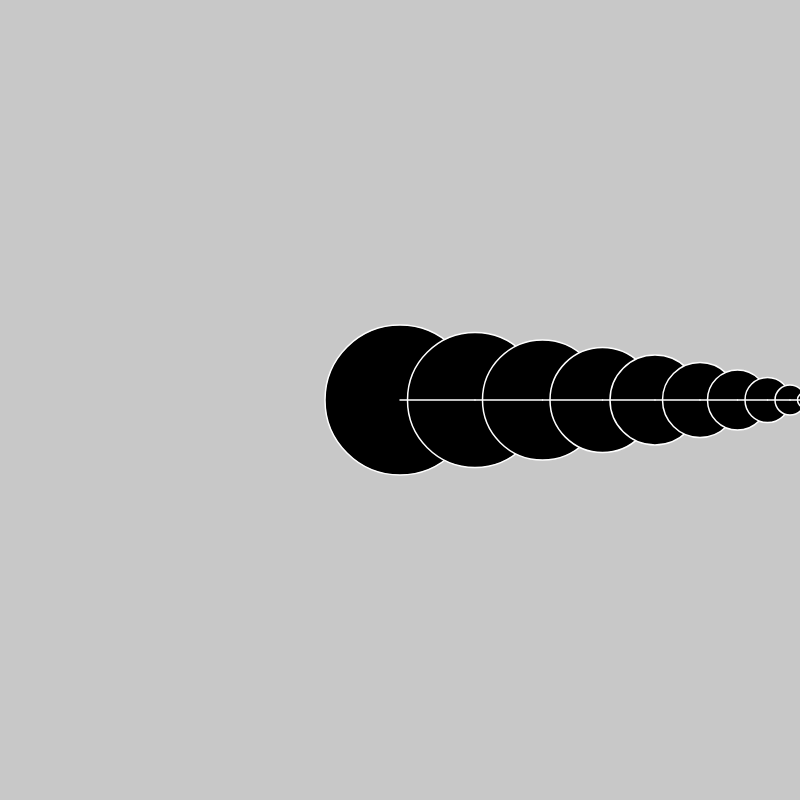
Frame 1 (no input)
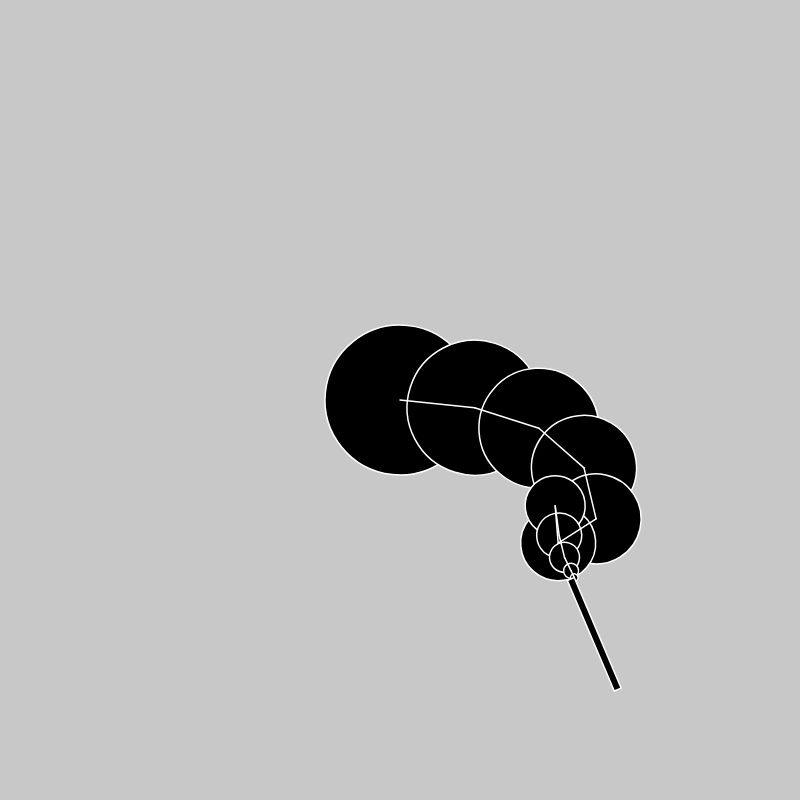
Frame 60 (no input)
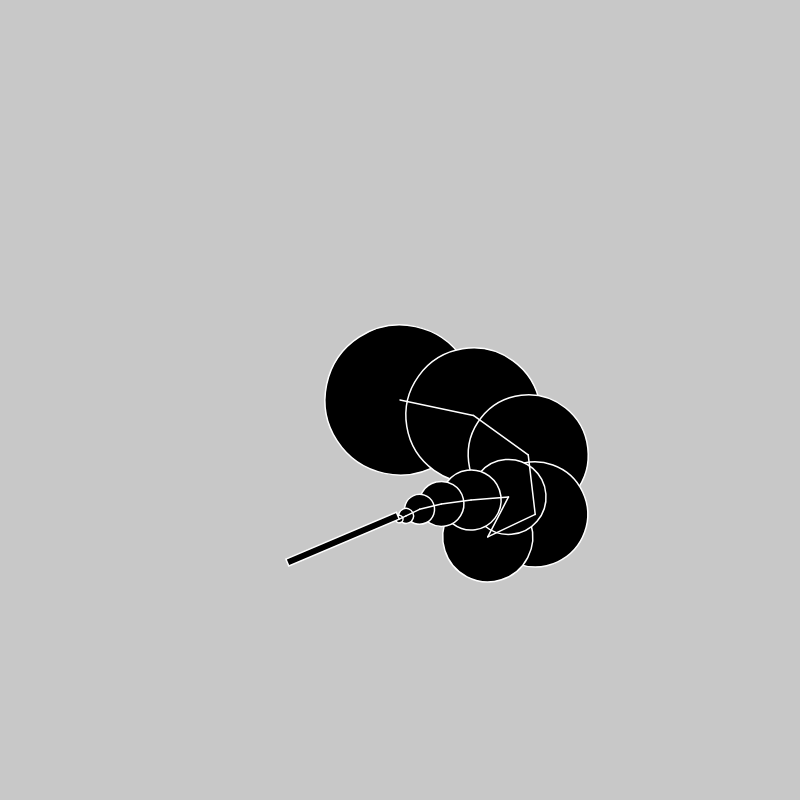
Frame 120 (the mouse pressed at the canvas centre since frame 60)

The p5.js sketch that drew these frames (run headless with seeded random() and noise() and a simulated clock; from frame 60 on, the mouse is pressed at the canvas centre):

// p5.js sketch
// ── sketch.js
// https://p5js.org/examples/input-clock.html

let w = 800
let h = 800;
let seconds, milliseconds;
let angle1 = 1;
let angle2 = 2;
let angle3 = 3;
let angle4 = 1;
let angle5 = 2;
let angle6 = 3;
let angle7 = 1;
let angle8 = 2;
let angle9 = 3;
let angle10 = 1;
let angle11 = 2;

function setup() {

  createCanvas(w, h);
  angleMode(DEGREES);
}

function draw() {

  

  background(200);

  scale(1.5);
  translate(400/1.5, 400/1.5);
  rotate(milliseconds/1000/60*360);
  stroke(255);
  fill(0);
  ellipse(0, 0, 100, 100);
  push();


  translate(50, 0);
  rotate(milliseconds/1000/30*360);
  fill(0);
  ellipse(0, 0, 90, 90);


  translate(45, 0);
  rotate(milliseconds/1000/15*360);
  fill(0);
  ellipse(0, 0, 80, 80);


  translate(40, 0);
  rotate(milliseconds/1000/10*360);
  fill(0);
  ellipse(0, 0, 70, 70);


  translate(35, 0);
  rotate(milliseconds/1000/5*360);
  fill(0);
  ellipse(0, 0, 60, 60);


  translate(30, 0);
  rotate(milliseconds/1000/3*360);
  fill(0);
  ellipse(0, 0, 50, 50);


  translate(25, 0);
  rotate(milliseconds/1000/2*360);
  fill(0);
  ellipse(0, 0, 40, 40);


  translate(20, 0);
  rotate(milliseconds/1000*360);
  fill(0);
  ellipse(0, 0, 30, 30);

  translate(15, 0);
  rotate(milliseconds/1000*2*360);
  fill(0);
  ellipse(0, 0, 20, 20);

  translate(10, 0);
  rotate(angle10);
  fill(0);
  ellipse(0, 0, 10, 10);

  translate(5, 0);
  rotate(angle11);
  fill(0);
  ellipse(0, 0, 5, 5);
  rect(0,0,80,5);

  pop();

  line(0,0,50,0);
  translate(50, 0);
  rotate(milliseconds/1000/30*360);
  line(0,0,45,0);
  


  translate(45, 0);
  rotate(milliseconds/1000/15*360);
  line(0,0,40,0);


  translate(40, 0);
  rotate(milliseconds/1000/10*360);
  line(0,0,35,0);


  translate(35, 0);
  rotate(milliseconds/1000/5*360);
  line(0,0,30,0);


  translate(30, 0);
  rotate(milliseconds/1000/3*360);
  line(0,0,25,0);


  translate(25, 0);
  rotate(milliseconds/1000/2*360);
  line(0,0,20,0);


  translate(20, 0);
  rotate(milliseconds/1000*360);
  line(0,0,15,0);

  translate(15, 0);
  rotate(milliseconds/1000*2*360);
  line(0,0,10,0);

  translate(10, 0);
  rotate(angle10);
  line(0,0,5,0);


  milliseconds = int(millis() % 60000);
  seconds = int(milliseconds / 1000);
  //seconds = milliseconds / 1000;

  

}
